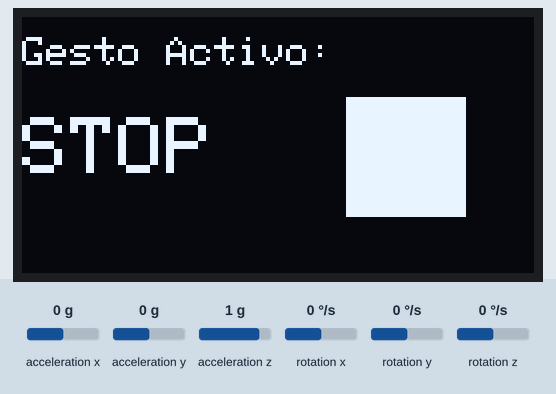
This sketch was run on a simulated ESP8266 (NodeMCU). Shown: 128×64 one-colour display. The test bench sets the inputs (shaded band); at power-on: acceleration x 0 g, acceleration y 0 g, acceleration z 1 g, rotation x 0 °/s, rotation y 0 °/s, rotation z 0 °/s. What the sketch prints to the serial monitor is not drawn.

Above: at 3.7 s.
3.8 s: acceleration x set to -1.4 g
At 4.9 s:
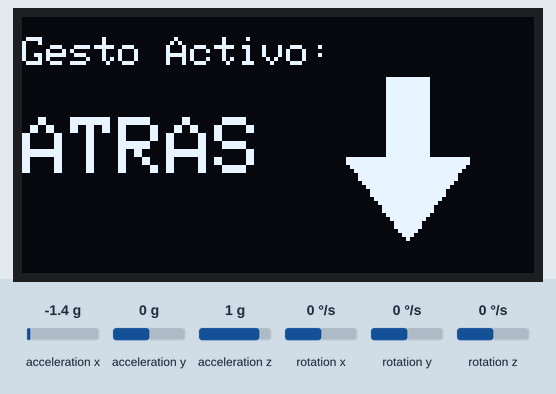
5.3 s: acceleration x set to 0.8 g
At 6.5 s:
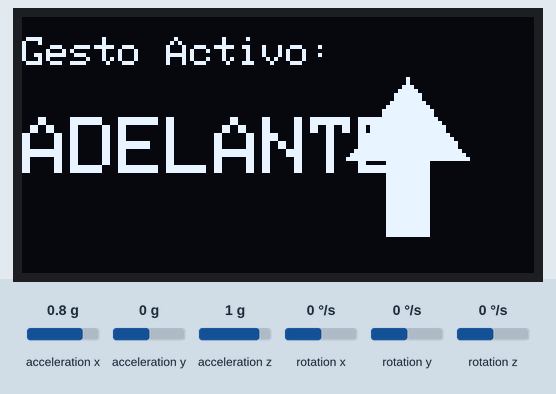
6.8 s: acceleration x set to -0.8 g
At 7.4 s:
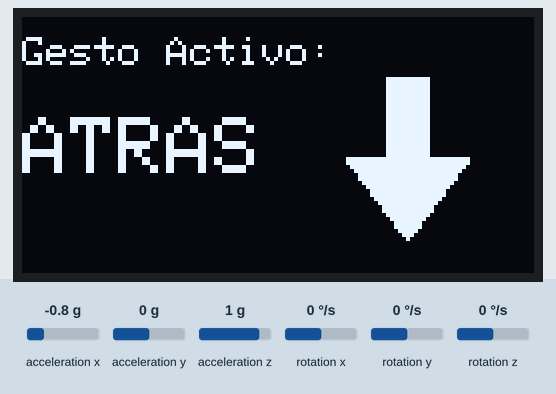
8.3 s: acceleration x set to 0 g
At 9.4 s:
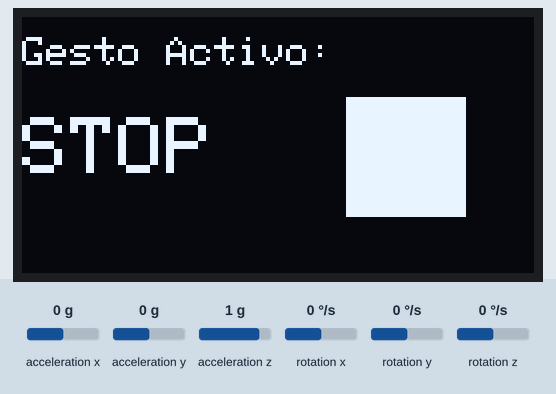
9.8 s: acceleration y set to -1.4 g
At 11.0 s:
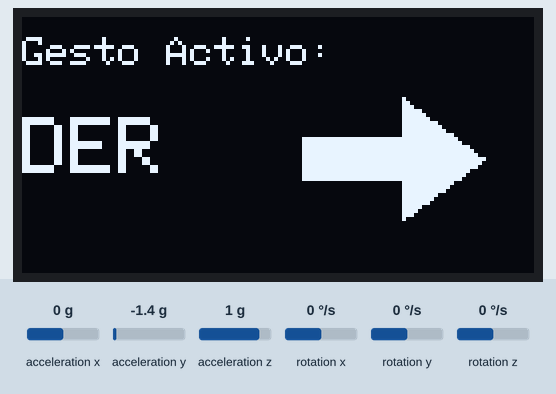
11.3 s: acceleration y set to 0.8 g
At 11.9 s:
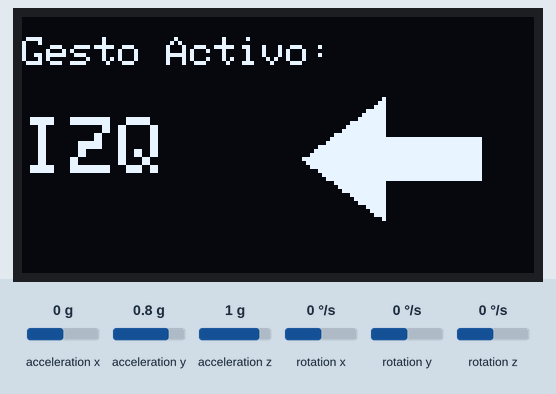
Timing chart, 0 to 13.8 s (numbered marks = the images above; inputs shaded):
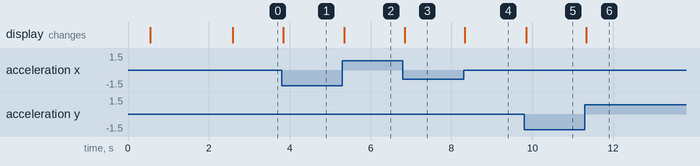

Measured:
- after the input at 3.8 s, the display: changes at once (image 1)
- after the input at 5.3 s, the display: changes after 0.05 s (image 2)
- after the input at 6.8 s, the display: changes at once (image 3)
- after the input at 8.3 s, the display: changes at once (image 4)
- after the input at 9.8 s, the display: changes after 0.05 s (image 5)
- after the input at 11.3 s, the display: changes at once (image 6)

The sketch:

transmitter_glove.ino
```cpp
#include <ESP8266WiFi.h>
#include <espnow.h>
#include <Wire.h>
#include <MPU6050.h>
#include <Adafruit_GFX.h>
#include <Adafruit_SSD1306.h>

#define SCREEN_WIDTH 128
#define SCREEN_HEIGHT 64
#define OLED_RESET    -1 // Usamos -1 porque compartimos el reset con el ESP8266
Adafruit_SSD1306 display(SCREEN_WIDTH, SCREEN_HEIGHT, &Wire, OLED_RESET);

MPU6050 mpu;
int16_t ax, ay, az, gx, gy, gz;

// Actualiza tu direccion MAC:
uint8_t receiverAddress[] = {0x24, 0xD7, 0xEB, 0xEF, 0xA3, 0xC8};

// Estructura para enviar el dato
typedef struct struct_message {
  char gesture;
} struct_message;

struct_message msg;

char ultimoGesto = ' ';

void actualizarPantalla(char gesto) {
  display.clearDisplay();

  display.setTextSize(1);
  display.setTextColor(SSD1306_WHITE);
  display.setCursor(0, 5);
  display.print("Gesto Activo:");
  display.setTextSize(2);
  display.setCursor(0, 25);

  switch (gesto) {
    case 'F': // Adelante
      display.print("ADELANTE");
      // Dibuja la punta de la flecha hacia ARRIBA y su cuerpo
      display.fillTriangle(96, 15, 81, 35, 111, 35, SSD1306_WHITE);
      display.fillRect(91, 35, 11, 20, SSD1306_WHITE);
      break;

    case 'B': // Atras
      display.print("ATRAS");
      // Dibuja la punta de la flecha hacia ABAJO y su cuerpo
      display.fillTriangle(96, 55, 81, 35, 111, 35, SSD1306_WHITE);
      display.fillRect(91, 15, 11, 20, SSD1306_WHITE);
      break;

    case 'L': // Izquierda
      display.print("IZQ");
      // Dibuja la punta de la flecha hacia la IZQUIERDA y su cuerpo
      display.fillTriangle(70, 35, 90, 20, 90, 50, SSD1306_WHITE);
      display.fillRect(90, 30, 25, 11, SSD1306_WHITE);
      break;

    case 'R': // Derecha
      display.print("DER");
      // Dibuja la punta de la flecha hacia la DERECHA y su cuerpo
      display.fillTriangle(115, 35, 95, 20, 95, 50, SSD1306_WHITE);
      display.fillRect(70, 30, 25, 11, SSD1306_WHITE);
      break;

    case 'S': // Stop
      display.print("STOP");
      // Dibuja un cuadrado central imitando una señal de alto
      display.fillRect(81, 20, 30, 30, SSD1306_WHITE);
      break;
  }

  display.display();
}
// =========================================================================

void setup() {
  Serial.begin(115200); //ajusta los baudios

  // Definimos explicitamente los pines D2 (SDA) y D1 (SCL)
  Wire.begin(D2, D1);

  delay(500);

  mpu.initialize();
  bool mpuConectado = mpu.testConnection();

  if(!display.begin(SSD1306_SWITCHCAPVCC, 0x3C)) {
    Serial.println(F("OLED no encontrada. Revisa las conexiones."));
  } else {
    display.clearDisplay();
    display.setTextSize(1);
    display.setTextColor(SSD1306_WHITE);

    if(!mpuConectado) {
      // Si el giroscopio falla, mostramos el error en la pantalla OLED
      Serial.println("¡MPU6050 NO conectado! Revisa los cables.");
      display.setCursor(0, 15);
      display.print("ERROR I2C:");
      display.setCursor(0, 35);
      display.print("MPU6050 No Detectado");
      display.setCursor(0, 50);
      display.print("Revisa SDA(D2)/SCL(D1)");
      display.display();

      while (1) {
        yield(); // El comando yield() evita que el ESP8266 se reinicie mostrando letras raras
      }
    } else {
      // Si ambos estan bien, muestra un mensaje de bienvenida
      display.setCursor(15, 20);
      display.setTextSize(2);
      display.print("Iniciando");
      display.display();
      delay(2000);
    }
  }

  // Iniciar el WiFi para ESP-NOW
  WiFi.mode(WIFI_STA);
  WiFi.disconnect();

  if (esp_now_init() != 0) {
    Serial.println("Error initializing ESP-NOW");
    return;
  }

  // Registrar emparejamiento con el carro
  esp_now_set_self_role(ESP_NOW_ROLE_CONTROLLER);
  esp_now_add_peer(receiverAddress, ESP_NOW_ROLE_SLAVE, 1, NULL, 0);
}

void loop() {
  mpu.getMotion6(&ax, &ay, &az, &gx, &gy, &gz);   // Leer los valores fisicos del giroscopio

  // Detectar la inclinacion
  if (ax > 10000)       msg.gesture = 'F';  // Forward
  else if (ax < -10000) msg.gesture = 'B';  // Backward
  else if (ay > 10000)  msg.gesture = 'L';  // Left
  else if (ay < -10000) msg.gesture = 'R';  // Right
  else                  msg.gesture = 'S';  // Stop

  esp_now_send(receiverAddress, (uint8_t *)&msg, sizeof(msg));

  // OPTIMIZACION DE VELOCIDAD: Solo actualiza la pantalla si el gesto ha cambiado.
  if (msg.gesture != ultimoGesto) {
    actualizarPantalla(msg.gesture);
    ultimoGesto = msg.gesture;
  }

  Serial.print("Gesture sent: ");
  Serial.println(msg.gesture);

  delay(20);
}
```
